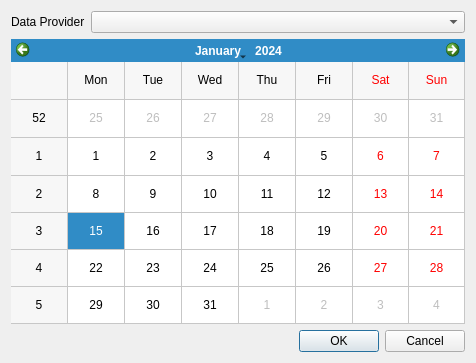
<?xml version="1.0" encoding="UTF-8"?>
<ui version="4.0">
 <class>DownloadLightningsDialog</class>
 <widget class="QDialog" name="DownloadLightningsDialog">
  <property name="geometry">
   <rect>
    <x>0</x>
    <y>0</y>
    <width>476</width>
    <height>363</height>
   </rect>
  </property>
  <property name="sizePolicy">
   <sizepolicy hsizetype="Expanding" vsizetype="Preferred">
    <horstretch>0</horstretch>
    <verstretch>0</verstretch>
   </sizepolicy>
  </property>
  <property name="windowTitle">
   <string>Download Lightnings</string>
  </property>
  <layout class="QGridLayout" name="gridLayout">
   <item row="2" column="0">
    <layout class="QVBoxLayout" name="verticalLayout">
     <item>
      <layout class="QFormLayout" name="formLayout">
       <item row="0" column="0">
        <widget class="QLabel" name="label">
         <property name="text">
          <string>Data Provider</string>
         </property>
        </widget>
       </item>
       <item row="0" column="1">
        <widget class="QComboBox" name="cbo_data_providers"/>
       </item>
      </layout>
     </item>
     <item>
      <widget class="QCalendarWidget" name="cal_download_day">
       <property name="gridVisible">
        <bool>true</bool>
       </property>
      </widget>
     </item>
    </layout>
   </item>
   <item row="3" column="0">
    <widget class="QDialogButtonBox" name="buttonBox">
     <property name="orientation">
      <enum>Qt::Horizontal</enum>
     </property>
     <property name="standardButtons">
      <set>QDialogButtonBox::Cancel|QDialogButtonBox::Ok</set>
     </property>
    </widget>
   </item>
  </layout>
 </widget>
 <resources/>
 <connections>
  <connection>
   <sender>buttonBox</sender>
   <signal>accepted()</signal>
   <receiver>DownloadLightningsDialog</receiver>
   <slot>accept()</slot>
   <hints>
    <hint type="sourcelabel">
     <x>248</x>
     <y>254</y>
    </hint>
    <hint type="destinationlabel">
     <x>157</x>
     <y>274</y>
    </hint>
   </hints>
  </connection>
  <connection>
   <sender>buttonBox</sender>
   <signal>rejected()</signal>
   <receiver>DownloadLightningsDialog</receiver>
   <slot>reject()</slot>
   <hints>
    <hint type="sourcelabel">
     <x>316</x>
     <y>260</y>
    </hint>
    <hint type="destinationlabel">
     <x>286</x>
     <y>274</y>
    </hint>
   </hints>
  </connection>
 </connections>
</ui>
